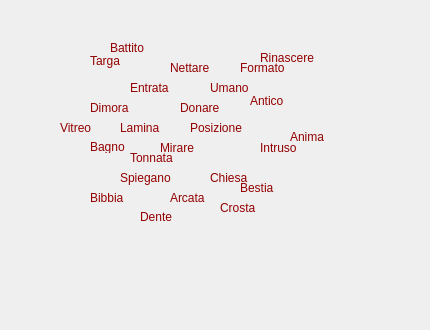
<?xml version="1.0" encoding="UTF-8"?>
<ui version="4.0">
 <class>Panel2Test1</class>
 <widget class="QWidget" name="Panel2Test1">
  <property name="geometry">
   <rect>
    <x>0</x>
    <y>0</y>
    <width>430</width>
    <height>330</height>
   </rect>
  </property>
  <property name="windowTitle">
   <string>Form</string>
  </property>
  <layout class="QGridLayout" name="gridLayout_2">
   <item row="0" column="0">
    <layout class="QGridLayout" name="gridLayout">
     <item row="1" column="0">
      <spacer name="horizontalSpacer">
       <property name="orientation">
        <enum>Qt::Horizontal</enum>
       </property>
       <property name="sizeHint" stdset="0">
        <size>
         <width>40</width>
         <height>20</height>
        </size>
       </property>
      </spacer>
     </item>
     <item row="1" column="2">
      <spacer name="horizontalSpacer_2">
       <property name="orientation">
        <enum>Qt::Horizontal</enum>
       </property>
       <property name="sizeHint" stdset="0">
        <size>
         <width>40</width>
         <height>20</height>
        </size>
       </property>
      </spacer>
     </item>
     <item row="0" column="1">
      <spacer name="verticalSpacer">
       <property name="orientation">
        <enum>Qt::Vertical</enum>
       </property>
       <property name="sizeHint" stdset="0">
        <size>
         <width>20</width>
         <height>40</height>
        </size>
       </property>
      </spacer>
     </item>
     <item row="2" column="1">
      <spacer name="verticalSpacer_2">
       <property name="orientation">
        <enum>Qt::Vertical</enum>
       </property>
       <property name="sizeHint" stdset="0">
        <size>
         <width>20</width>
         <height>40</height>
        </size>
       </property>
      </spacer>
     </item>
     <item row="1" column="1">
      <widget class="QWidget" name="widget" native="true">
       <property name="minimumSize">
        <size>
         <width>390</width>
         <height>290</height>
        </size>
       </property>
       <property name="styleSheet">
        <string notr="true">/*
QWidget[objectName=&quot;widget&quot;]{
	/*background-color: rgb(170, 255, 255);
}
*/
QLabel {
	font: 87 10pt &quot;Arial Black&quot;;
	/*font: 75 11pt &quot;Courier New&quot;;*/
	color:rgb(147, 0, 0)
}

QLabel[switchColor=&quot;true&quot;] {
	/*color:rgb(0, 255, 204)*/
	color:rgb(50, 76, 161)
}</string>
       </property>
       <widget class="QLabel" name="label">
        <property name="geometry">
         <rect>
          <x>150</x>
          <y>170</y>
          <width>61</width>
          <height>16</height>
         </rect>
        </property>
        <property name="text">
         <string>Arcata</string>
        </property>
        <property name="switchColor" stdset="0">
         <bool>true</bool>
        </property>
       </widget>
       <widget class="QLabel" name="label_2">
        <property name="geometry">
         <rect>
          <x>70</x>
          <y>170</y>
          <width>61</width>
          <height>16</height>
         </rect>
        </property>
        <property name="text">
         <string>Bibbia</string>
        </property>
        <property name="switchColor" stdset="0">
         <bool>false</bool>
        </property>
       </widget>
       <widget class="QLabel" name="label_3">
        <property name="geometry">
         <rect>
          <x>160</x>
          <y>80</y>
          <width>61</width>
          <height>16</height>
         </rect>
        </property>
        <property name="text">
         <string>Donare</string>
        </property>
        <property name="switchColor" stdset="0">
         <bool>false</bool>
        </property>
       </widget>
       <widget class="QLabel" name="label_4">
        <property name="geometry">
         <rect>
          <x>110</x>
          <y>60</y>
          <width>61</width>
          <height>16</height>
         </rect>
        </property>
        <property name="text">
         <string>Entrata</string>
        </property>
        <property name="switchColor" stdset="0">
         <bool>false</bool>
        </property>
       </widget>
       <widget class="QLabel" name="label_5">
        <property name="geometry">
         <rect>
          <x>190</x>
          <y>150</y>
          <width>61</width>
          <height>16</height>
         </rect>
        </property>
        <property name="text">
         <string>Chiesa</string>
        </property>
        <property name="switchColor" stdset="0">
         <bool>false</bool>
        </property>
       </widget>
       <widget class="QLabel" name="label_6">
        <property name="geometry">
         <rect>
          <x>70</x>
          <y>80</y>
          <width>61</width>
          <height>16</height>
         </rect>
        </property>
        <property name="text">
         <string>Dimora</string>
        </property>
        <property name="switchColor" stdset="0">
         <bool>true</bool>
        </property>
       </widget>
       <widget class="QLabel" name="label_7">
        <property name="geometry">
         <rect>
          <x>100</x>
          <y>100</y>
          <width>61</width>
          <height>16</height>
         </rect>
        </property>
        <property name="text">
         <string>Lamina</string>
        </property>
        <property name="switchColor" stdset="0">
         <bool>true</bool>
        </property>
       </widget>
       <widget class="QLabel" name="label_8">
        <property name="geometry">
         <rect>
          <x>230</x>
          <y>70</y>
          <width>61</width>
          <height>21</height>
         </rect>
        </property>
        <property name="text">
         <string>Antico</string>
        </property>
        <property name="switchColor" stdset="0">
         <bool>false</bool>
        </property>
       </widget>
       <widget class="QLabel" name="label_9">
        <property name="geometry">
         <rect>
          <x>240</x>
          <y>120</y>
          <width>71</width>
          <height>16</height>
         </rect>
        </property>
        <property name="text">
         <string>Intruso</string>
        </property>
        <property name="switchColor" stdset="0">
         <bool>true</bool>
        </property>
       </widget>
       <widget class="QLabel" name="label_10">
        <property name="geometry">
         <rect>
          <x>140</x>
          <y>120</y>
          <width>61</width>
          <height>16</height>
         </rect>
        </property>
        <property name="text">
         <string>Mirare</string>
        </property>
        <property name="switchColor" stdset="0">
         <bool>false</bool>
        </property>
       </widget>
       <widget class="QLabel" name="label_11">
        <property name="geometry">
         <rect>
          <x>150</x>
          <y>40</y>
          <width>61</width>
          <height>16</height>
         </rect>
        </property>
        <property name="text">
         <string>Nettare</string>
        </property>
        <property name="switchColor" stdset="0">
         <bool>true</bool>
        </property>
       </widget>
       <widget class="QLabel" name="label_12">
        <property name="geometry">
         <rect>
          <x>70</x>
          <y>120</y>
          <width>46</width>
          <height>13</height>
         </rect>
        </property>
        <property name="text">
         <string>Bagno</string>
        </property>
        <property name="switchColor" stdset="0">
         <bool>true</bool>
        </property>
       </widget>
       <widget class="QLabel" name="label_13">
        <property name="geometry">
         <rect>
          <x>170</x>
          <y>100</y>
          <width>81</width>
          <height>16</height>
         </rect>
        </property>
        <property name="text">
         <string>Posizione</string>
        </property>
        <property name="switchColor" stdset="0">
         <bool>false</bool>
        </property>
       </widget>
       <widget class="QLabel" name="label_14">
        <property name="geometry">
         <rect>
          <x>240</x>
          <y>30</y>
          <width>81</width>
          <height>16</height>
         </rect>
        </property>
        <property name="text">
         <string>Rinascere</string>
        </property>
        <property name="switchColor" stdset="0">
         <bool>true</bool>
        </property>
       </widget>
       <widget class="QLabel" name="label_15">
        <property name="geometry">
         <rect>
          <x>100</x>
          <y>150</y>
          <width>71</width>
          <height>16</height>
         </rect>
        </property>
        <property name="text">
         <string>Spiegano</string>
        </property>
        <property name="switchColor" stdset="0">
         <bool>true</bool>
        </property>
       </widget>
       <widget class="QLabel" name="label_16">
        <property name="geometry">
         <rect>
          <x>110</x>
          <y>130</y>
          <width>71</width>
          <height>16</height>
         </rect>
        </property>
        <property name="text">
         <string>Tonnata</string>
        </property>
        <property name="switchColor" stdset="0">
         <bool>false</bool>
        </property>
       </widget>
       <widget class="QLabel" name="label_17">
        <property name="geometry">
         <rect>
          <x>190</x>
          <y>60</y>
          <width>51</width>
          <height>16</height>
         </rect>
        </property>
        <property name="text">
         <string>Umano</string>
        </property>
        <property name="switchColor" stdset="0">
         <bool>true</bool>
        </property>
       </widget>
       <widget class="QLabel" name="label_18">
        <property name="geometry">
         <rect>
          <x>40</x>
          <y>100</y>
          <width>61</width>
          <height>16</height>
         </rect>
        </property>
        <property name="text">
         <string>Vitreo</string>
        </property>
        <property name="switchColor" stdset="0">
         <bool>false</bool>
        </property>
       </widget>
       <widget class="QLabel" name="label_19">
        <property name="geometry">
         <rect>
          <x>90</x>
          <y>20</y>
          <width>61</width>
          <height>16</height>
         </rect>
        </property>
        <property name="text">
         <string>Battito</string>
        </property>
        <property name="switchColor" stdset="0">
         <bool>true</bool>
        </property>
       </widget>
       <widget class="QLabel" name="label_20">
        <property name="geometry">
         <rect>
          <x>270</x>
          <y>110</y>
          <width>46</width>
          <height>13</height>
         </rect>
        </property>
        <property name="text">
         <string>Anima</string>
        </property>
        <property name="switchColor" stdset="0">
         <bool>false</bool>
        </property>
       </widget>
       <widget class="QLabel" name="label_21">
        <property name="geometry">
         <rect>
          <x>220</x>
          <y>160</y>
          <width>61</width>
          <height>16</height>
         </rect>
        </property>
        <property name="text">
         <string>Bestia</string>
        </property>
        <property name="switchColor" stdset="0">
         <bool>true</bool>
        </property>
       </widget>
       <widget class="QLabel" name="label_22">
        <property name="geometry">
         <rect>
          <x>200</x>
          <y>180</y>
          <width>61</width>
          <height>16</height>
         </rect>
        </property>
        <property name="text">
         <string>Crosta</string>
        </property>
        <property name="switchColor" stdset="0">
         <bool>false</bool>
        </property>
       </widget>
       <widget class="QLabel" name="label_23">
        <property name="geometry">
         <rect>
          <x>120</x>
          <y>190</y>
          <width>46</width>
          <height>13</height>
         </rect>
        </property>
        <property name="text">
         <string>Dente</string>
        </property>
        <property name="switchColor" stdset="0">
         <bool>true</bool>
        </property>
       </widget>
       <widget class="QLabel" name="label_24">
        <property name="geometry">
         <rect>
          <x>220</x>
          <y>40</y>
          <width>71</width>
          <height>16</height>
         </rect>
        </property>
        <property name="text">
         <string>Formato</string>
        </property>
        <property name="switchColor" stdset="0">
         <bool>false</bool>
        </property>
       </widget>
       <widget class="QLabel" name="label_25">
        <property name="geometry">
         <rect>
          <x>70</x>
          <y>30</y>
          <width>46</width>
          <height>21</height>
         </rect>
        </property>
        <property name="text">
         <string>Targa</string>
        </property>
        <property name="switchColor" stdset="0">
         <bool>false</bool>
        </property>
       </widget>
      </widget>
     </item>
    </layout>
   </item>
  </layout>
 </widget>
 <resources/>
 <connections/>
</ui>
